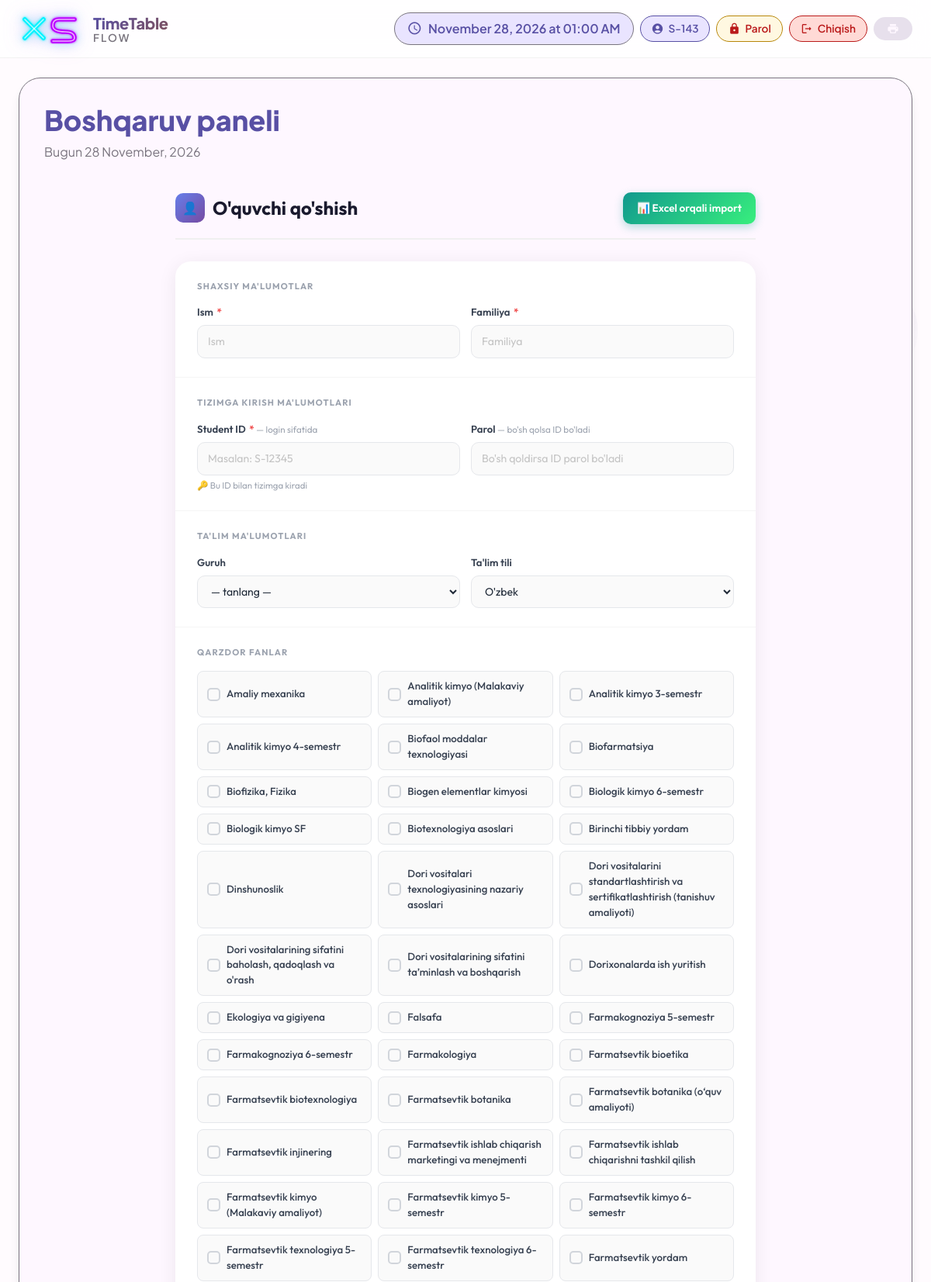
Screenshot of /raspisaniya/student/create/ (signed in, upper part) with the database file from the repository.
### raspisaniya/models.py (models this page shows, shortened)
class Subject(models.Model):
    name = models.CharField(max_length=100, unique=True)

### raspisaniya/views/students.py (the view)
# urls.py: path('student/create/', views.student_create, name='student_create'),
@login_required
def student_create(request):
    if request.method == 'POST':
        form = StudentForm(request.POST)
        if form.is_valid():
            student_id = request.POST.get("student_id", "").strip()
            password = request.POST.get("password", "").strip()
            if not student_id:
                messages.error(request, "Student ID kiritilmagan")
                return render(request, 'raspisaniya/student_create.html', {
                    'form': form, 'subjects': Subject.objects.all(),
                    'groups': Group.objects.all(), 'selected_debts': [],
                })
            if User.objects.filter(username=student_id).exists():
                messages.error(request, f"Bu ID ({student_id}) allaqachon mavjud")
                return render(request, 'raspisaniya/student_create.html', {
                    'form': form, 'subjects': Subject.objects.all(),
                    'groups': Group.objects.all(), 'selected_debts': [],
                })
            with transaction.atomic():
                student = form.save(commit=False)
                student.student_id = student_id
                student.save()
                form.save_m2m()
                user = User.objects.create_user(
                    username=student_id,
                    password=password if password else student_id,
                    first_name=student.first_name,
                    last_name=student.last_name,
                )
                student.user = user
                student.save()
            messages.success(request, f"O'quvchi qo'shildi. ID: {student_id}")
            return redirect('student_list')
    else:
        form = StudentForm()
    return render(request, 'raspisaniya/student_create.html', {
        'form': form, 'subjects': Subject.objects.all(),
        'groups': Group.objects.all(), 'selected_debts': [],
    })

### raspisaniya/forms.py
class StudentForm(forms.ModelForm):
    class Meta:
        model = Student
        fields = ['first_name', 'last_name', 'group', 'language', 'debts']
        widgets = {
            'debts': forms.CheckboxSelectMultiple(),
        }

### templates/raspisaniya/student_create.html (shortened to what this page needs)
{% extends 'raspisaniya/base.html' %}
{% load widget_tweaks %}
{% block content %}
<div class="form-page">
    <div class="form-header">
        <div class="form-title">
            <div class="icon">👤</div>
            O'quvchi qo'shish
        </div>
        <a href="{% url 'import_students' %}" class="btn-import">📊 Excel orqali import</a>
    </div>
    <div class="form-card">
        <form method="post">
            <div class="form-section">
                <div class="section-label">Shaxsiy ma'lumotlar</div>
                <div class="field-group">
                    <div class="field">
                        <label>Ism <span class="req">*</span></label>
                        <input type="text" name="first_name" value="{{ form.first_name.value|default:'' }}" placeholder="Ism" required>
                    </div>
                    <div class="field">
                        <label>Familiya <span class="req">*</span></label>
                        <input type="text" name="last_name" value="{{ form.last_name.value|default:'' }}" placeholder="Familiya" required>
                    </div>
                </div>
            </div>
            <div class="form-section">
                <div class="section-label">Tizimga kirish ma'lumotlari</div>
                <div class="field-group">
                    <div class="field">
                        <label>Student ID <span class="req">*</span> <span class="hint">— login sifatida</span></label>
                        <input type="text" name="student_id" placeholder="Masalan: S-12345" required>
                        <div class="note">🔑 Bu ID bilan tizimga kiradi</div>
                    </div>
                    <div class="field">
                        <label>Parol <span class="hint">— bo'sh qolsa ID bo'ladi</span></label>
                        <input type="text" name="password" placeholder="Bo'sh qoldirsa ID parol bo'ladi">
                    </div>
                </div>
            </div>
            <div class="form-section">
                <div class="section-label">Ta'lim ma'lumotlari</div>
                <div class="field-group">
                    <div class="field">
                        <label>Guruh</label>
                        <select name="group">
                            <option value="">— tanlang —</option>
                        </select>
                    </div>
                    <div class="field">
                        <label>Ta'lim tili</label>
                        <select name="language">
                            <option value="uz">O'zbek</option>
                        </select>
                    </div>
                </div>
            </div>
            <div class="form-section">
                <div class="section-label">Qarzdor fanlar</div>
                {% if subjects %}
                <div class="subjects-grid">
                    {% for subj in subjects %}
                    <label class="subject-item">
                        <div class="check-box"></div>
                        <span class="subj-name">{{ subj.name }}</span>
                    </label>
                    {% endfor %}
                </div>
                {% else %}
                <p style="color:#9ca3af;font-size:0.85rem;margin:0;">Fan yo'q — avval fan qo'shing</p>
                {% endif %}
            </div>
        </form>
    </div>
</div>
{% endblock %}

### templates/raspisaniya/base.html (shortened to what this page needs)
{% load static %}
<!DOCTYPE html>
<html lang="uz">
<head>
    <link href="https://cdn.jsdelivr.net/npm/bootstrap@5.3.2/dist/css/bootstrap.min.css" rel="stylesheet">
</head>
<body>
    <div class="bubbles" id="bubbles"></div>
    <div class="app-bar" id="appBar">
        <div class="container-fluid px-4">
            <div class="d-flex justify-content-between align-items-center">
                <div class="d-flex align-items-center gap-3">
                    <a href="{% url 'reset_database' %}" class="xs-main-logo" title="Reset Database" style="text-decoration: none; display: inline-block;">
                    </a>
                    <a href="{% url 'lesson_list' %}" class="text-decoration-none">
                        <div style="line-height:1.15;">
                            <div style="font-size:1.25rem;font-weight:800;background:linear-gradient(135deg,var(--md-primary),var(--md-tertiary));-webkit-background-clip:text;-webkit-text-fill-color:transparent;letter-spacing:-0.3px;">TimeTable</div>
                            <div style="font-size:0.85rem;font-weight:600;color:var(--md-outline);letter-spacing:2px;text-transform:uppercase;">Flow</div>
                        </div>
                    </a>
                </div>
                <div class="d-flex gap-2 align-items-center flex-wrap">
                    <div class="current-time d-none d-lg-flex">
                        <span class="material-icons-round">schedule</span>
                        <span id="timeDisplay">--:--</span>
                    </div>
                    {% if user.is_authenticated %}
                    <div class="user-chip">
                        <span class="material-icons-round">
                        </span>
                        <span>{{ user.get_full_name|default:user.username }}</span>
                    </div>
                    <a href="{% url 'change_password' %}" class="logout-chip d-none d-lg-inline-flex" style="background:#fff8e1; color:#b8860b; border-color:#b8860b;">
                        <span class="material-icons-round">lock</span>Parol
                    </a>
                    <a href="{% url 'logout' %}" class="logout-chip d-none d-lg-inline-flex">
                        <span class="material-icons-round">logout</span>Chiqish
                    </a>
                    {% endif %}
                    <button class="md-chip" onclick="window.print()">
                        <span class="material-icons-round">print</span>
                    </button>
                </div>
            </div>
        </div>
    </div>
    <div class="container-fluid px-4">
        <div class="md-surface">
            <div class="d-flex justify-content-between align-items-center mb-4">
                <div>
                    <h1 class="display-small d-inline-flex align-items-center gap-2">
                        {% block page_title %}Boshqaruv paneli{% endblock %}
                    </h1>
                    <p class="body-large">{% block page_subtitle %}Bugun {% now "j F, Y" %}{% endblock %}</p>
                </div>
            </div>
            {% block content %}{% endblock %}
        </div>
    </div>
</body>
</html>

### templates/raspisaniya/base.html (style rules this page uses)
* { margin: 0; padding: 0; box-sizing: border-box; }
:root { --md-primary: #5850a4; --md-primary-container: #e9e4ff; --md-secondary: #625b71; --md-secondary-container: #e8def8; --md-tertiary: #7d5260; --md-tertiary-container: #ffd8e4; --md-surface: #fef7ff; --md-surface-variant: #e7e0ec; --md-background: #fffbfe; --md-error: #ba1a1a; --md-error-container: #ffdad6; --md-outline: #79747e; --md-shadow: 0 4px 6px -2px rgba(0,0,0,0.05), 0 10px 15px -3px rgba(0,0,0,0.1); }
body { font-family: 'Plus Jakarta Sans', sans-serif; background: var(--md-background); color: var(--md-surface); transition: all 0.3s ease; min-height: 100vh; position: relative; }
.bubbles { position: fixed; width: 100%; height: 100%; z-index: -1; overflow: hidden; top: 0; left: 0; }
.app-bar { background: rgba(255,255,255,0.8); backdrop-filter: blur(20px); -webkit-backdrop-filter: blur(20px); border-bottom: 1px solid rgba(0,0,0,0.05); padding: 1rem 0; position: fixed; width: 100%; top: 0; z-index: 1000; transition: all 0.3s ease; }
.user-chip { display: inline-flex; align-items: center; gap: 6px; padding: 6px 14px; border-radius: 40px; background: var(--md-primary-container); color: var(--md-primary) !important; font-weight: 600; font-size: 0.85rem; border: 1px solid var(--md-primary); }
.user-chip .material-icons-round { font-size: 1rem; color: inherit; }
.logout-chip { display: inline-flex; align-items: center; gap: 6px; padding: 6px 14px; border-radius: 40px; background: #ffdad6; color: #ba1a1a !important; font-weight: 600; font-size: 0.85rem; border: 1px solid #ba1a1a; text-decoration: none; transition: all 0.2s ease; }
.logout-chip .material-icons-round { font-size: 1rem; color: inherit; }
.xs-main-logo { display: inline-flex; text-decoration: none; transition: transform 0.25s cubic-bezier(0.4,0,0.2,1), filter 0.25s ease; filter: drop-shadow(0 0 6px rgba(34,211,238,0.4)) drop-shadow(0 0 12px rgba(168,85,247,0.3)); }
.current-time { display: flex; align-items: center; gap: 8px; padding: 8px 16px; background: var(--md-primary-container); border-radius: 32px; color: var(--md-primary); font-weight: 600; border: 1px solid var(--md-outline); }
.current-time .material-icons-round { font-size: 1.2rem; }
.md-surface { background: var(--md-surface); border-radius: 28px; box-shadow: var(--md-shadow); padding: 2rem; margin-top: 100px; margin-bottom: 2rem; border: 1px solid var(--md-outline); transition: all 0.3s ease; animation: surfaceAppear 0.6s ease; }
.md-chip { display: inline-flex; align-items: center; gap: 8px; padding: 6px 16px; border-radius: 32px; background: var(--md-surface-variant); color: var(--md-surface); font-size: 0.9rem; font-weight: 500; border: 1px solid transparent; transition: all 0.2s ease; cursor: pointer; }
.md-chip .material-icons-round { font-size: 1rem; }
.display-small { font-size: 2.25rem; font-weight: 800; line-height: 1.2; color: var(--md-primary); }
.body-large { font-size: 1rem; line-height: 1.5; color: var(--md-outline); }

### rows the page displays
Subject: name "Amaliy mexanika"
Subject: name "Analitik kimyo (Malakaviy amaliyot)"
Subject: name "Analitik kimyo 3-semestr"
Subject: name "Analitik kimyo 4-semestr"
Subject: name "Biofaol moddalar texnologiyasi"
Subject: name "Biofarmatsiya"
Subject: name "Biofizika, Fizika"
Subject: name "Biogen elementlar kimyosi"
Subject: name "Biologik kimyo 6-semestr"
Subject: name "Biologik kimyo SF"
Subject: name "Biotexnologiya asoslari"
Subject: name "Birinchi tibbiy yordam"
Subject: name "Dinshunoslik"
Subject: name "Dori vositalari texnologiyasining nazariy asoslari"
Subject: name "Dori vositalarini standartlashtirish va sertifikatlashtirish (tanishuv amaliyoti)"
Subject: name "Dori vositalarining sifatini baholash, qadoqlash va o'rash"
Subject: name "Dori vositalarining sifatini ta’minlash va boshqarish"
Subject: name "Dorixonalarda ish yuritish"
Subject: name "Ekologiya va gigiyena"
Subject: name "Falsafa"
Subject: name "Farmakognoziya 5-semestr"
Subject: name "Farmakognoziya 6-semestr"
Subject: name "Farmakologiya"
Subject: name "Farmatsevtik bioetika"
Subject: name "Farmatsevtik biotexnologiya"
Subject: name "Farmatsevtik botanika"
Subject: name "Farmatsevtik botanika (o‘quv amaliyoti)"
Subject: name "Farmatsevtik injinering"
Subject: name "Farmatsevtik ishlab chiqarish marketingi va menejmenti"
Subject: name "Farmatsevtik ishlab chiqarishni tashkil qilish"
Subject: name "Farmatsevtik kimyo (Malakaviy amaliyot)"
Subject: name "Farmatsevtik kimyo 5-semestr"
Subject: name "Farmatsevtik kimyo 6-semestr"
Subject: name "Farmatsevtik texnologiya 5-semestr"
Subject: name "Farmatsevtik texnologiya 6-semestr"
Subject: name "Farmatsevtik yordam"

### other values shown
{{ user.get_full_name|default:user.username }} "S-143"
